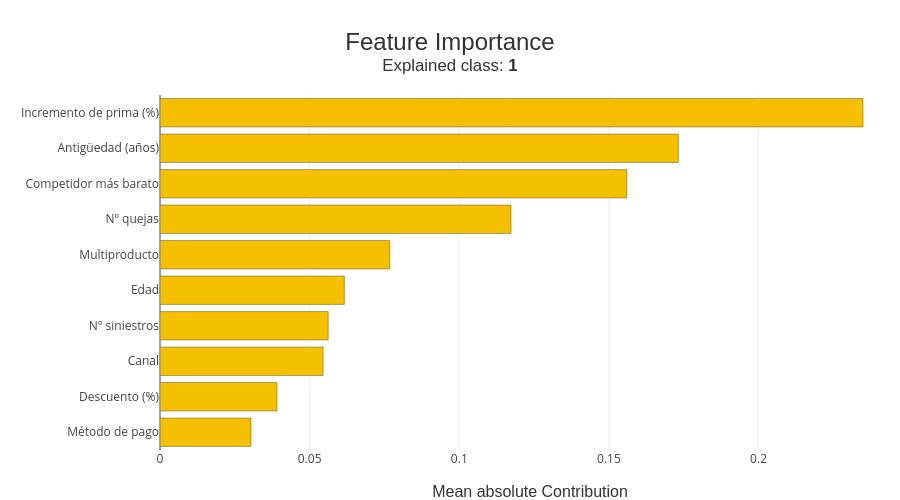

Source (notebook cell):
### Markdown cell above
### 4.1 Gráficas de Shapash (interactivas)

### Code cell
xpl.plot.features_importance()

### Figure 1 — Plotly figure (JSON) as saved in the notebook; plotly's stock layout.template omitted (floating-point values rounded to 4 significant figures)
{"data": [{"customdata": ["Método de pago", "Descuento (%)", "Canal", "Nº siniestros", "Edad", "Multiproducto", "Nº quejas", "Competidor más barato", "Antigüedad (años)", "Incremento de prima (%)"], "hovertemplate": "Feature: %{customdata}<br />Contribution: %{x:.4f}<extra></extra>", "marker": {"color": ["rgba(244, 192, 0, 1.0)", "rgba(244, 192, 0, 1.0)", "rgba(244, 192, 0, 1.0)", "rgba(244, 192, 0, 1.0)", "rgba(244, 192, 0, 1.0)", "rgba(244, 192, 0, 1.0)", "rgba(244, 192, 0, 1.0)", "rgba(244, 192, 0, 1.0)", "rgba(244, 192, 0, 1.0)", "rgba(244, 192, 0, 1.0)"], "line": {"color": "rgba(52, 55, 54, 0.8)", "width": 0.5}}, "name": "Global", "orientation": "h", "type": "bar", "x": [0.0304, 0.0391, 0.0545, 0.0562, 0.0616, 0.0768, 0.1173, 0.156, 0.1732, 0.2349], "y": ["Método de pago", "Descuento (%)", "Canal", "Nº siniestros", "Edad", "Multiproducto", "Nº quejas", "Competidor más barato", "Antigüedad (años)", "Incremento de prima (%)"]}], "layout": {"autosize": false, "barmode": "group", "height": 500, "hovermode": "closest", "margin": {"b": 50, "l": 160, "r": 0, "t": 95}, "title": {"font": {"color": "rgb(50, 50, 50)", "family": "Arial, sans-serif", "size": 24}, "text": "Feature Importance<br><sup>Explained class: <b>1</b></sup>", "x": 0.5, "xanchor": "center", "y": 0.9, "yanchor": "middle"}, "width": 900, "xaxis": {"title": {"font": {"color": "rgb(50, 50, 50)", "family": "Arial Black, Arial, sans-serif", "size": 16}, "text": "Mean absolute Contribution"}}, "yaxis": {"automargin": true, "dtick": 1, "tickmode": "array", "ticktext": ["Método de pago", "Descuento (%)", "Canal", "Nº siniestros", "Edad", "Multiproducto", "Nº quejas", "Competidor más barato", "Antigüedad (años)", "Incremento de prima (%)"], "tickvals": ["Método de pago", "Descuento (%)", "Canal", "Nº siniestros", "Edad", "Multiproducto", "Nº quejas", "Competidor más barato", "Antigüedad (años)", "Incremento de prima (%)"], "title": {"font": {"color": "rgb(50, 50, 50)", "family": "Arial Black, Arial, sans-serif", "size": 16}}}}}
